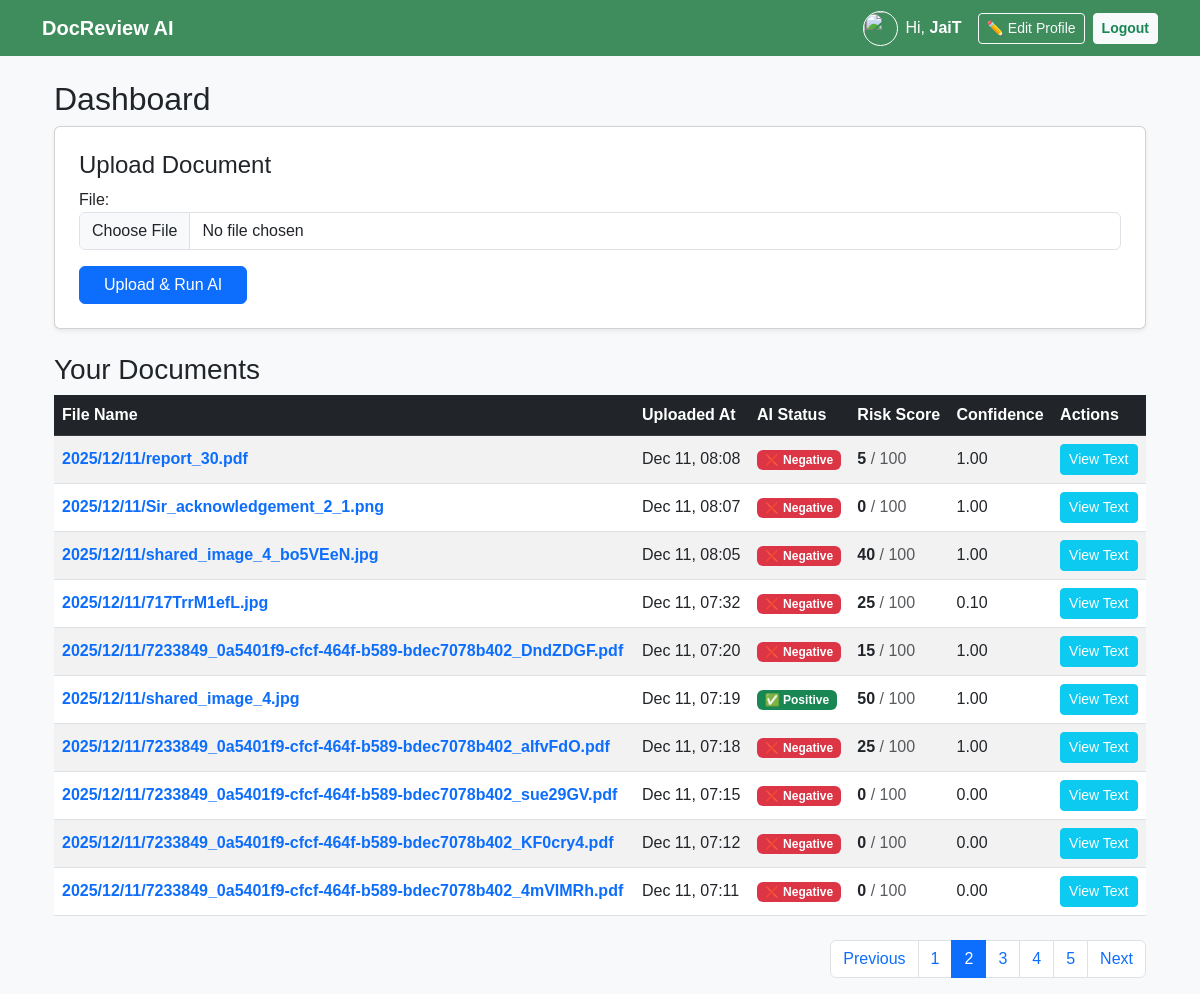
The app's page /profile/?page=2 (signed in), older data.
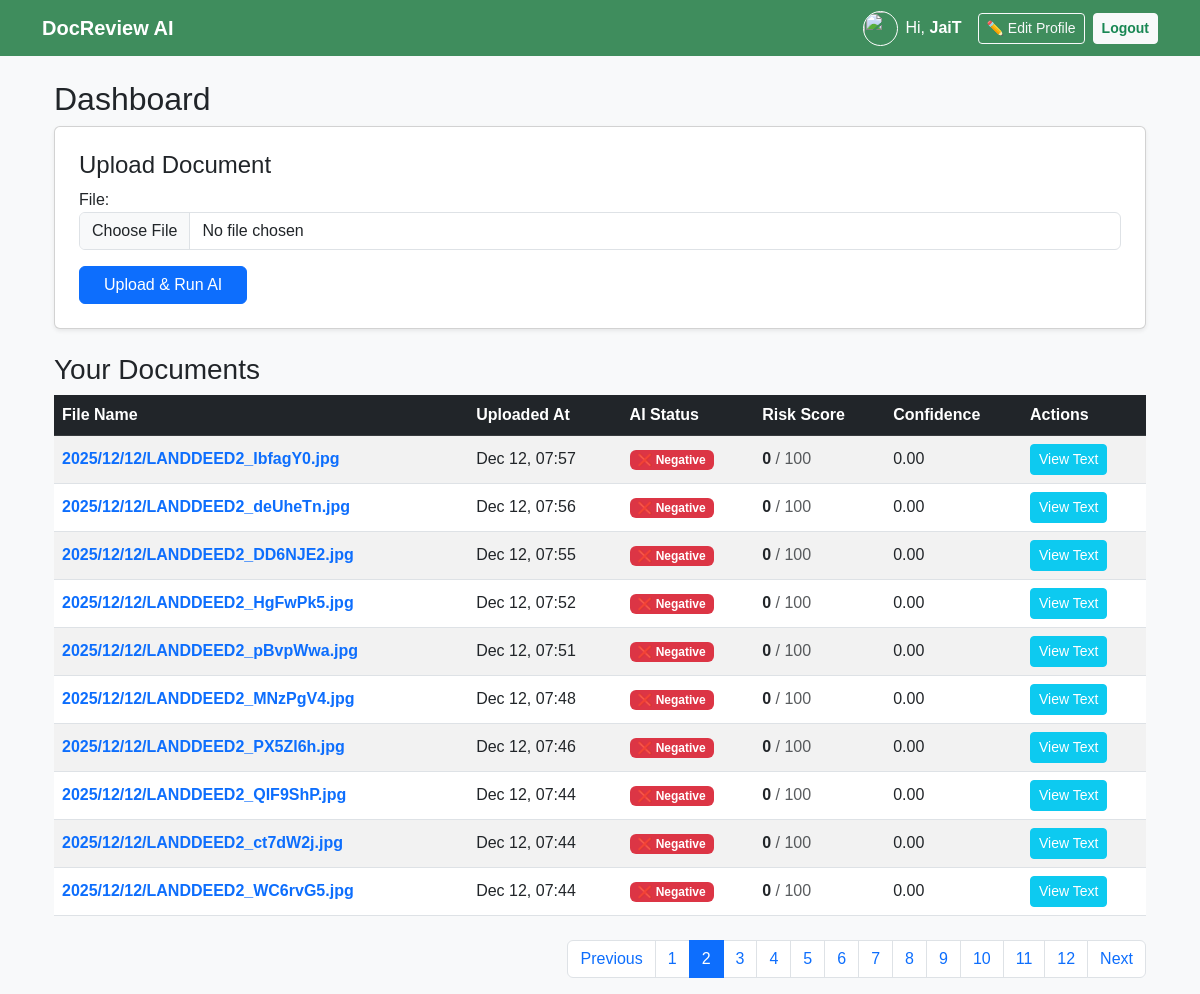
The same page, newer data.
### ReviewApp/models.py (models this page shows, shortened)
class Document(models.Model):
    user = models.ForeignKey(User, on_delete=models.CASCADE)
    file = models.FileField(upload_to='uploads/%Y/%m/%d/')
    uploaded_at = models.DateTimeField(auto_now_add=True)
    extracted_text = models.TextField(blank=True, null=True)
    ai_status = models.CharField(max_length=20, default='Pending') # Positive/Negative
    ai_score = models.IntegerField(default=0) # 0-100
    ai_confidence = models.FloatField(default=0.0) # 0.0-1.0

### ReviewApp/views.py (the view)
# urls.py: path('profile/', views.profile_view, name='profile'),
@login_required
def profile_view(request):
    Profile.objects.get_or_create(user=request.user)
    if request.method == 'POST':
        if 'upload_doc' in request.POST:
            form = DocumentForm(request.POST, request.FILES)
            p_form = ProfileUpdateForm(instance=request.user.profile) # Keep profile form data valid
            if form.is_valid():
                doc = form.save(commit=False)
                doc.user = request.user
                doc.save()
                extracted_text = extract_text_from_file(doc.file.path)
                status, score, confidence = analyze_document(extracted_text)
                doc.extracted_text = extracted_text
                doc.ai_status = status
                doc.ai_score = score
                doc.ai_confidence = confidence
                doc.save()
                messages.success(request, "Document uploaded and analyzed!")
                return redirect('profile')
        elif 'update_profile' in request.POST:
            form = DocumentForm() # Empty doc form
            p_form = ProfileUpdateForm(request.POST, request.FILES, instance=request.user.profile)
            if p_form.is_valid():
                p_form.save()
                messages.success(request, "Profile updated successfully!")
                return redirect('profile')
    else:
        form = DocumentForm()
        p_form = ProfileUpdateForm(instance=request.user.profile)
    all_documents = Document.objects.filter(user=request.user).order_by('-uploaded_at')
    paginator = Paginator(all_documents, 10)
    page_number = request.GET.get('page')
    page_obj = paginator.get_page(page_number)
    return render(request, 'ReviewApp/profile.html', {
        'form': form,      # Document Form
        'p_form': p_form,  # Profile Form
        'documents': page_obj
    })

### ReviewApp/forms.py (shortened to what this page needs)
class DocumentForm(forms.ModelForm):
    class Meta:
        model = Document
        fields = ('file',)
        widgets = {
            'file': forms.ClearableFileInput(attrs={
                'class': 'form-control',
                'accept': '.pdf,.docx,.jpg,.jpeg,.png'
            }),
        }

class ProfileUpdateForm(forms.ModelForm):
    class Meta:
        model = Profile
        fields = ['image', 'phone']
        widget = {
            'phone': forms.TextInput(attrs={'class': 'form-control', 'placeholder': 'Enter phone number'}),
            'image': forms.FileInput(attrs={'class': 'form-control'}),
        }

### ReviewApp/templates/ReviewApp/profile.html (shortened to what this page needs)
{% extends 'ReviewApp/base.html' %}
{% block content %}
<div class="container mt-4">
    <h2>Dashboard</h2>
    <div class="card p-4 mb-4 shadow-sm">
        <h4>Upload Document</h4>
        <form method="post" enctype="multipart/form-data" id="uploadForm">
            {{ form.as_p }}
            <button type="submit" name="upload_doc" class="btn btn-primary px-4" id="uploadBtn">
                <span id="btnText">Upload & Run AI</span>
            </button>
        </form>
    </div>
    <h3>Your Documents</h3>
    <div class="table-responsive">
        <table class="table table-striped table-hover align-middle">
            <thead class="table-dark">
                <tr>
                    <th>File Name</th>
                    <th>Uploaded At</th>
                    <th>AI Status</th>
                    <th>Risk Score</th>
                    <th>Confidence</th>
                    <th>Actions</th>
                </tr>
            </thead>
            <tbody>
                {% for doc in documents %}
                <tr>
                    <td>
                        <a href="{{ doc.file.url }}" target="_blank" class="text-decoration-none fw-bold">
                            {{ doc.file.name|slice:"8:" }}
                        </a>
                    </td>
                    <td>{{ doc.uploaded_at|date:"M d, H:i" }}</td>
                    <td>
                        {% if doc.ai_status == 'Positive' %}
                            <span class="badge bg-success">✅ Positive</span>
                        {% else %}
                            <span class="badge bg-danger">❌ Negative</span>
                        {% endif %}
                    </td>
                    <td><strong>{{ doc.ai_score }}</strong> <span class="text-muted">/ 100</span></td>
                    <td>{{ doc.ai_confidence|floatformat:2 }}</td>
                    <td>
                        <button type="button" class="btn btn-sm btn-info text-white" data-bs-toggle="modal" data-bs-target="#modal{{ doc.id }}">
                            View Text
                        </button>
                    </td>
                </tr>
                {% empty %}
                <tr>
                    <td colspan="6" class="text-center py-4">No documents uploaded yet.</td>
                </tr>
                {% endfor %}
            </tbody>
        </table>
        {% if documents.has_other_pages %}
        <nav aria-label="Page navigation" class="mt-4">
            <ul class="pagination justify-content-end">
                {% if documents.has_previous %}
                    <li class="page-item"><a class="page-link" href="?page={{ documents.previous_page_number }}">Previous</a></li>
                {% else %}
                    <li class="page-item disabled"><span class="page-link">Previous</span></li>
                {% endif %}
                {% for i in documents.paginator.page_range %}
                    {% if documents.number == i %}
                        <li class="page-item active"><span class="page-link">{{ i }}</span></li>
                    {% else %}
                        <li class="page-item"><a class="page-link" href="?page={{ i }}">{{ i }}</a></li>
                    {% endif %}
                {% endfor %}
                {% if documents.has_next %}
                    <li class="page-item"><a class="page-link" href="?page={{ documents.next_page_number }}">Next</a></li>
                {% else %}
                    <li class="page-item disabled"><span class="page-link">Next</span></li>
                {% endif %}
            </ul>
        </nav>
        {% endif %}
    </div>
</div>
{% endblock %}

Row changes from the older to the newer data that the page shows:
no longer on this page (row unchanged): Document: file.name "2025/12/11/report_30.pdf", uploaded_at "Dec 11, 08:08", ai_status "❌ Negative", ai_score "5", ai_confidence "1.00"
no longer on this page (row unchanged): Document: file.name "2025/12/11/Sir_acknowledgement_2_1.png", uploaded_at "Dec 11, 08:07", ai_status "❌ Negative", ai_score "0", ai_confidence "1.00"
no longer on this page (row unchanged): Document: file.name "2025/12/11/shared_image_4_bo5VEeN.jpg", uploaded_at "Dec 11, 08:05", ai_status "❌ Negative", ai_score "40", ai_confidence "1.00"
no longer on this page (row unchanged): Document: file.name "2025/12/11/717TrrM1efL.jpg", uploaded_at "Dec 11, 07:32", ai_status "❌ Negative", ai_score "25", ai_confidence "0.10"
no longer on this page (row unchanged): Document: file.name "2025/12/11/7233849_0a5401f9-cfcf-464f-b589-bdec7078b402_DndZDGF.pdf", uploaded_at "Dec 11, 07:20", ai_status "❌ Negative", ai_score "15", ai_confidence "1.00"
no longer on this page (row unchanged): Document: file.name "2025/12/11/shared_image_4.jpg", uploaded_at "Dec 11, 07:19", ai_status "✅ Positive", ai_score "50", ai_confidence "1.00"
no longer on this page (row unchanged): Document: file.name "2025/12/11/7233849_0a5401f9-cfcf-464f-b589-bdec7078b402_aIfvFdO.pdf", uploaded_at "Dec 11, 07:18", ai_status "❌ Negative", ai_score "25", ai_confidence "1.00"
no longer on this page (row unchanged): Document: file.name "2025/12/11/7233849_0a5401f9-cfcf-464f-b589-bdec7078b402_sue29GV.pdf", uploaded_at "Dec 11, 07:15", ai_status "❌ Negative", ai_score "0", ai_confidence "0.00"
no longer on this page (row unchanged): Document: file.name "2025/12/11/7233849_0a5401f9-cfcf-464f-b589-bdec7078b402_KF0cry4.pdf", uploaded_at "Dec 11, 07:12", ai_status "❌ Negative", ai_score "0", ai_confidence "0.00"
no longer on this page (row unchanged): Document: file.name "2025/12/11/7233849_0a5401f9-cfcf-464f-b589-bdec7078b402_4mVIMRh.pdf", uploaded_at "Dec 11, 07:11", ai_status "❌ Negative", ai_score "0", ai_confidence "0.00"
added Document: file.name "2025/12/12/LANDDEED2_IbfagY0.jpg", uploaded_at "Dec 12, 07:57", ai_status "❌ Negative", ai_score "0", ai_confidence "0.00"
added Document: file.name "2025/12/12/LANDDEED2_deUheTn.jpg", uploaded_at "Dec 12, 07:56", ai_status "❌ Negative", ai_score "0", ai_confidence "0.00"
added Document: file.name "2025/12/12/LANDDEED2_DD6NJE2.jpg", uploaded_at "Dec 12, 07:55", ai_status "❌ Negative", ai_score "0", ai_confidence "0.00"
added Document: file.name "2025/12/12/LANDDEED2_HgFwPk5.jpg", uploaded_at "Dec 12, 07:52", ai_status "❌ Negative", ai_score "0", ai_confidence "0.00"
added Document: file.name "2025/12/12/LANDDEED2_pBvpWwa.jpg", uploaded_at "Dec 12, 07:51", ai_status "❌ Negative", ai_score "0", ai_confidence "0.00"
added Document: file.name "2025/12/12/LANDDEED2_MNzPgV4.jpg", uploaded_at "Dec 12, 07:48", ai_status "❌ Negative", ai_score "0", ai_confidence "0.00"
added Document: file.name "2025/12/12/LANDDEED2_PX5Zl6h.jpg", uploaded_at "Dec 12, 07:46", ai_status "❌ Negative", ai_score "0", ai_confidence "0.00"
added Document: file.name "2025/12/12/LANDDEED2_QIF9ShP.jpg", uploaded_at "Dec 12, 07:44", ai_status "❌ Negative", ai_score "0", ai_confidence "0.00"
added Document: file.name "2025/12/12/LANDDEED2_ct7dW2j.jpg", uploaded_at "Dec 12, 07:44", ai_status "❌ Negative", ai_score "0", ai_confidence "0.00"
added Document: file.name "2025/12/12/LANDDEED2_WC6rvG5.jpg", uploaded_at "Dec 12, 07:44", ai_status "❌ Negative", ai_score "0", ai_confidence "0.00"
Text that changed along with them:
new list line: "6"
new list line: "7"
new list line: "8"
new list line: "9"
new list line: "10"
new list line: "11"
new list line: "12"
